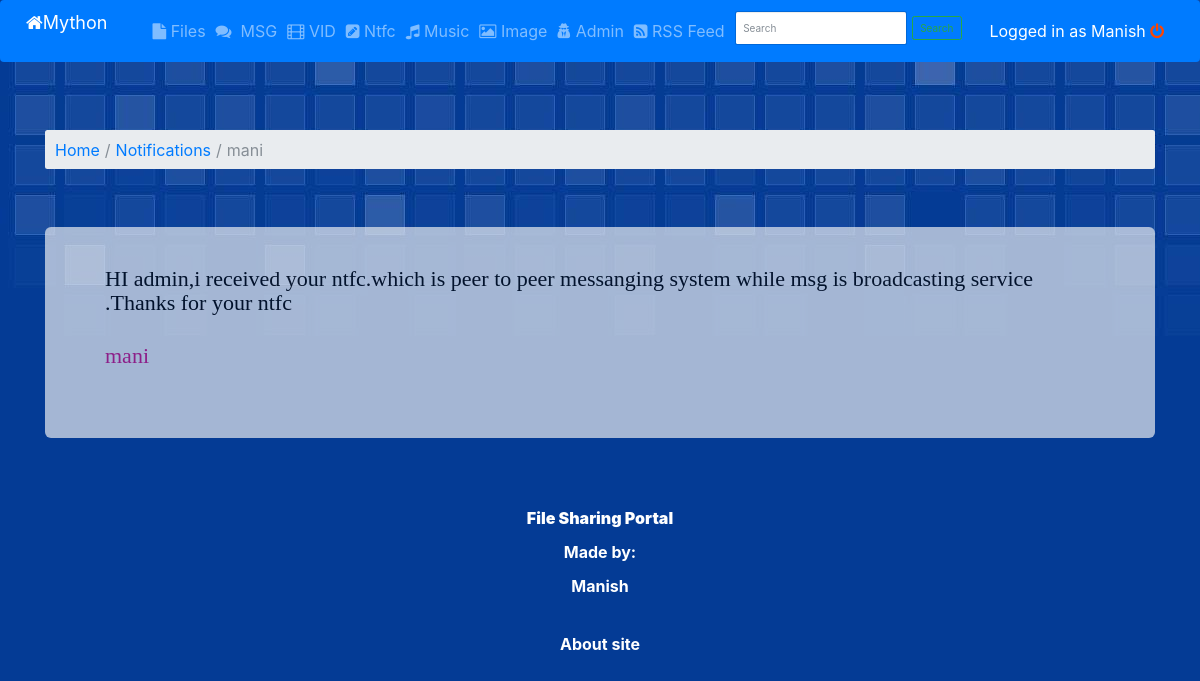
Page /webapp/notification/2/ (signed in) on the committed database.
### webapp/models.py (models this page shows, shortened)
class Notification(models.Model):
    body = models.CharField(max_length=1000)
    sender = models.CharField(max_length=300, blank=True)
    send_to = models.ForeignKey(User, default=1)

### webapp/views.py (the view)
# urls.py: url(r'^notification/(?P<nid>\d+)/$', views.notification, name="notification"),
def notification(request, nid):
    if request.user.is_authenticated():
        ntfc = get_object_or_404(models.Notification, pk=nid)
        context = {'ntfc': ntfc}
        return render(request, 'webapp/notification.html', context)
    else:
        return render(request, 'webapp/home.html', context=None)

### webapp/templates/webapp/notification.html
{%  extends "webapp/includes/base.html" %}
{% block content %}
    <body style="font-size: medium;background-image:url('../../../media/assets/wall blue blocks.jpg') ;background-attachment: fixed ;height: 100%">
    {% include 'webapp/includes/navbar.html' %}
<br/><div class="container">
 <br/><nav class="breadcrumb">
  <a class="breadcrumb-item" href="{% url 'webapp:index' %}">Home</a>
  <a class="breadcrumb-item" href="{% url 'webapp:notification_all' %}">Notifications</a>
  <span class="breadcrumb-item active">{{ ntfc.sender }}</span>
</nav>
</div>
<div class="container">
    <br/>
    <br/>
    <div class="jumbotron"style="opacity: 0.7">
<h1  style="font-family:'Baskerville Old Face' ;font-size: 22px;color: #000000">{{ ntfc.body }}</h1><br/>
<h3  style="font-family:'Algerian'  ;font-size: 22px;color:mediumvioletred">{{ ntfc.sender }}</h3><br/>
</div>
    </div>
    {% include 'webapp/includes/footer.html' %}
    </body>
{%  endblock %}

### webapp/templates/webapp/includes/navbar.html (shortened to what this page needs)
{% block navbar %}
{%  load staticfiles %}
    {% block head %}
        <link rel="stylesheet" href="https://maxcdn.bootstrapcdn.com/bootstrap/3.3.7/css/bootstrap.min.css">
        <link rel="stylesheet" href="https://cdnjs.cloudflare.com/ajax/libs/font-awesome/4.7.0/css/font-awesome.min.css">
<link rel='stylesheet' href="{%  static 'css/bootstrap.min.css' %}" type='text/css'/>
{% endblock %}
        <nav class="navbar navbar-expand-lg navbar-dark bg-primary">
  <a class="navbar-brand" href="{%  url 'webapp:index' %}" style="font-size: large"><i class="fa fa-home"></i>Mython</a>
  <div class="collapse navbar-collapse" id="navbarSupportedContent">
    <ul class="navbar-nav mr-auto">
      <li class="nav-item">
        <a class="nav-link" href="{% url 'webapp:file_all' %}"><i class="fa fa-file"></i>  Files</a>
      </li>
        <li><a class="nav-link" href="{% url 'webapp:messages_all' %}" ><i class="fa fa-comments"></i>&nbsp; MSG</a>
        </li>
        <li><a class="nav-link" href="{% url 'webapp:vid_all' %}" ><i class="fa fa-film"></i> VID</a>
        </li>
      <li class="nav-item">
        <a class="nav-link" href="{% url 'webapp:notification_all' %}"><i class="fa fa-pencil-square"></i> Ntfc</a>
      </li>
      <li class="nav-item">
        <a class="nav-link" href="{% url 'webapp:album_all' %}"><i class="fa fa-music"></i> Music</a>
      </li>
        <li class="nav-item">
        <a class="nav-link" href="{% url 'webapp:img_all' %}"><i class="fa fa-picture-o"></i> Image</a>
      </li>
        <li class="nav-item">
        <a class="nav-link" href="http://127.0.0.1:8000/admin/"><i class="fa fa-user-secret"></i> Admin</a>
      </li>
      <li class="nav-item">
        <a class="nav-link " href="{% url 'webapp:rss' %}"><i class="fa fa-rss-square">  </i>  RSS Feed</a>
      </li>
    <li class="nav-link">
    <form class="form-inline my-2 my-lg-0" method="get" action="{% url 'webapp:search' %}">
      <input class="form-control mr-sm-2" type="text" placeholder="Search" aria-label="Search" name="q">
      <button class="btn btn-outline-success my-2 my-sm-0" type="submit">Search</button>
    </form>
    </li>
    </ul>
        <a class="nav-link " href="{% url 'webapp:user_logout' %}" style="color: inherit">Logged in as {{ request.user.first_name }} <i class="fa fa-power-off" style="color: orangered" href="{% url 'webapp:user_logout' %}">  </i> </a>
  </div>
</nav>
{% endblock %}

### rows in the picture
Notification: sender "mani", body "HI admin,i received your ntfc.which is peer to peer messanging system while msg is broadcasting service .Thanks for your ntfc"

### other values in the picture
{{ request.user.first_name }} "Manish"
